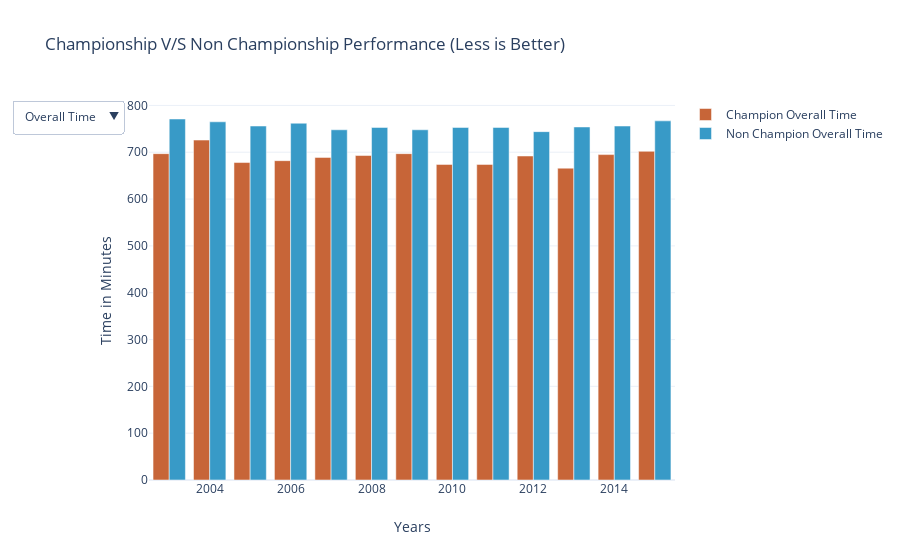

Notebook code for this chart:
### Code cell
bar1 = PlotTemplate(
    yearsPerformance,
    overallTimeChampion,
    "Champion Overall Time",
    "#C76538",
    visible=True,
)

bar2 = PlotTemplate(
    yearsPerformance, overallTimeNonChampion, "Non Champion Overall Time", "#389AC7", visible=True
)

bar3 = PlotTemplate(yearsPerformance, swimTimeChampion, "Champion Swim Time", "#79D629")
bar4 = PlotTemplate(
    yearsPerformance, swimTimeNonChampion, "Non Champion Swim Time", "#8629D6"
)

bar5 = PlotTemplate(yearsPerformance, bikeTimeChampion, "Champion Bike Time", "#52ACAD")
bar6 = PlotTemplate(
    yearsPerformance, bikeTimeNonChampion, "Non Champion Bike Time", "#AD5352"
)

bar7 = PlotTemplate(yearsPerformance, runTimeChampion, "Champion Run Time", "#DF20A0")
bar8 = PlotTemplate(
    yearsPerformance, runTimeNonChampion, "Non Champion Run Time", "#20DF5F"
)

champVsNonChampFig = plotMaker(
    [bar1, bar2, bar3, bar4, bar5, bar6, bar7, bar8],
    "Championship V/S Non Championship Performance (Less is Better)",
    "bar",
    "Years",
    "Time in Minutes",
    ["Overall Time", "Swim Time", "Bike Time", "Run Time"],
    2,
)

iplot(champVsNonChampFig)

### Figure 1 — Plotly figure (JSON) as saved in the notebook; plotly's stock layout.template omitted (floating-point values rounded to 4 significant figures)
{"data": [{"marker": {"color": "#C76538"}, "name": "Champion Overall Time", "type": "bar", "visible": true, "x": [2003, 2004, 2005, 2006, 2007, 2008, 2009, 2010, 2011, 2012, 2013, 2014, 2015], "y": [697, 726, 678, 682, 689, 693, 697, 674, 674, 692, 666, 695, 702]}, {"marker": {"color": "#389AC7"}, "name": "Non Champion Overall Time", "type": "bar", "visible": true, "x": [2003, 2004, 2005, 2006, 2007, 2008, 2009, 2010, 2011, 2012, 2013, 2014, 2015], "y": [771, 765, 756, 762, 748, 753, 748, 753, 753, 744, 754, 756, 767]}, {"marker": {"color": "#79D629"}, "name": "Champion Swim Time", "type": "bar", "visible": false, "x": [2003, 2004, 2005, 2006, 2007, 2008, 2009, 2010, 2011, 2012, 2013, 2014, 2015], "y": [71, 73, 74, 76, 73, 74, 73, 74, 74, 75, 72, 75, 76]}, {"marker": {"color": "#8629D6"}, "name": "Non Champion Swim Time", "type": "bar", "visible": false, "x": [2003, 2004, 2005, 2006, 2007, 2008, 2009, 2010, 2011, 2012, 2013, 2014, 2015], "y": [74, 75, 74, 76, 76, 77, 77, 77, 76, 78, 76, 74, 77]}, {"marker": {"color": "#52ACAD"}, "name": "Champion Bike Time", "type": "bar", "visible": false, "x": [2003, 2004, 2005, 2006, 2007, 2008, 2009, 2010, 2011, 2012, 2013, 2014, 2015], "y": [357, 382, 344, 347, 359, 360, 356, 345, 342, 353, 336, 360, 352]}, {"marker": {"color": "#AD5352"}, "name": "Non Champion Bike Time", "type": "bar", "visible": false, "x": [2003, 2004, 2005, 2006, 2007, 2008, 2009, 2010, 2011, 2012, 2013, 2014, 2015], "y": [377, 377, 373, 382, 376, 374, 371, 374, 377, 371, 377, 380, 382]}, {"marker": {"color": "#DF20A0"}, "name": "Champion Run Time", "type": "bar", "visible": false, "x": [2003, 2004, 2005, 2006, 2007, 2008, 2009, 2010, 2011, 2012, 2013, 2014, 2015], "y": [260, 259, 250, 250, 247, 250, 257, 246, 248, 254, 249, 250, 262]}, {"marker": {"color": "#20DF5F"}, "name": "Non Champion Run Time", "type": "bar", "visible": false, "x": [2003, 2004, 2005, 2006, 2007, 2008, 2009, 2010, 2011, 2012, 2013, 2014, 2015], "y": [306, 297, 297, 291, 284, 288, 287, 288, 285, 280, 286, 287, 292]}], "layout": {"title": {"text": "Championship V/S Non Championship Performance (Less is Better)"}, "updatemenus": [{"buttons": [{"args": [{"visible": [true, true, false, false, false, false, false, false]}], "label": "Overall Time", "method": "update"}, {"args": [{"visible": [false, false, true, true, false, false, false, false]}], "label": "Swim Time", "method": "update"}, {"args": [{"visible": [false, false, false, false, true, true, false, false]}], "label": "Bike Time", "method": "update"}, {"args": [{"visible": [false, false, false, false, false, false, true, true]}], "label": "Run Time", "method": "update"}]}], "xaxis": {"title": {"text": "Years"}}, "yaxis": {"title": {"text": "Time in Minutes"}}}}
